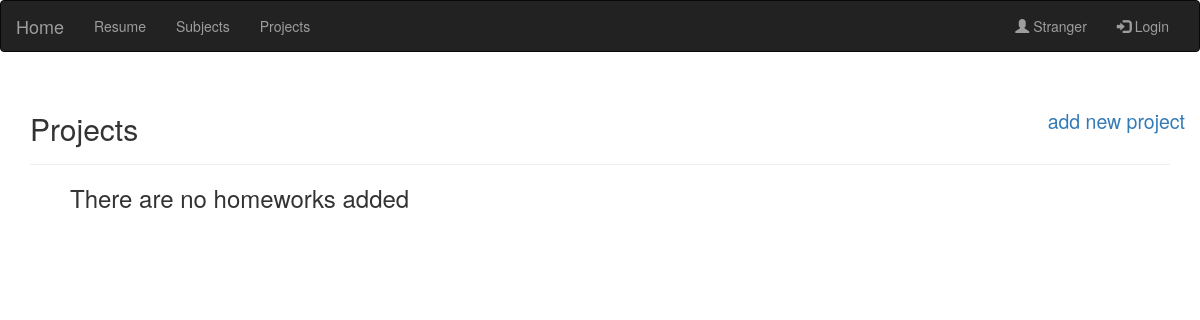
Page /projects/ on the earlier database version.
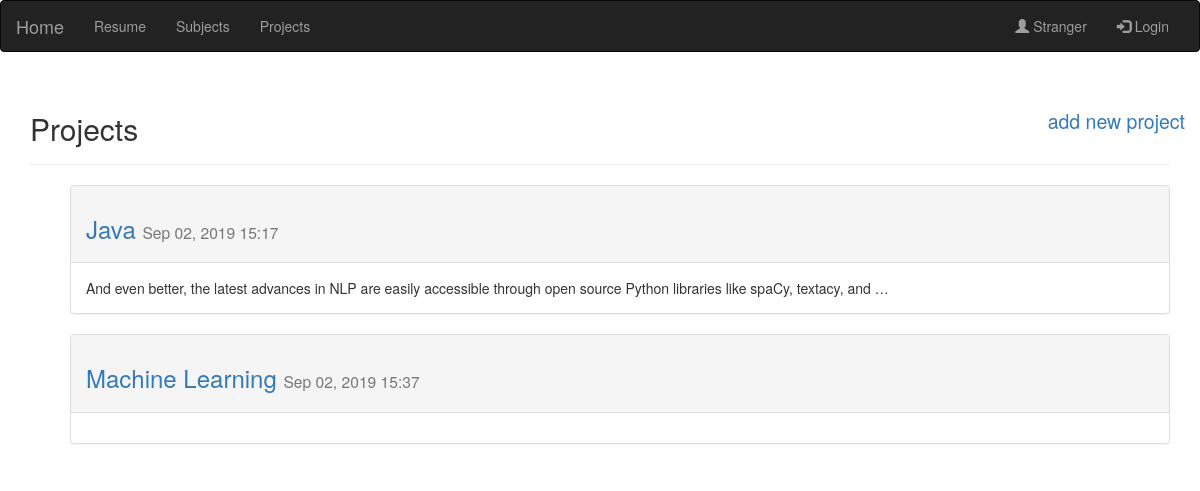
Same page on the later database version.
### app_pw/models.py (models this page shows, shortened)
class Project(models.Model):
	pro_name = models.CharField(max_length=200)
	text = RichTextField(config_name='my_config')
	date_added= models.DateTimeField(auto_now_add = True)
	owner = models.ForeignKey(User, on_delete=models.CASCADE)

### app_pw/views.py (the view)
# urls.py: path('projects/', views.projects, name='projects'),
def projects(request):
	projects = Project.objects.all()
	context = {'projects':projects}
	return render(request, 'app_pw/projects.html', context)

### app_pw/templates/app_pw/projects.html
{% extends 'app_pw/base.html' %}
{% load bootstrap3 %}
{% block header %}
	<h2>Projects
		<small class="nav navbar-nav navbar-right">
			<a href="{% url 'app_pw:new_project' %}" >add new project</a>
		</small>
	</h2>
{% endblock header %}
{% block content %}
	<ul>
    {% for project in projects %}
    <div class="panel panel-default">
      <div class="panel-heading" style="padding-right: 2em">
        <h3>
          <a href="{% url 'app_pw:project' project.id %}">{{ project.pro_name}}</a>
          <small >
            {{ project.date_added|date:'M d, Y H:i'}}
          </small>
        </h3>
      </div>
    <div class="panel-body">
      {% autoescape off %}
        {{project.text|truncatewords:20}}
      {% endautoescape %}
    </div>
  </div>
    {% empty %}
      <h3>There are no homeworks added </h3>
    {% endfor %}
  </ul>
{% endblock content %}

Differences in the rows shown:
added Project: pro_name "Java", date_added "Sep 02, 2019 15:17", text "And even better, the latest advances in NLP are easily accessible through open source Python libraries like spaCy, textacy, and …"
added Project: pro_name "Machine Learning", date_added "Sep 02, 2019 15:37"
Other differences:
text no longer shown: "There are no homeworks added"
